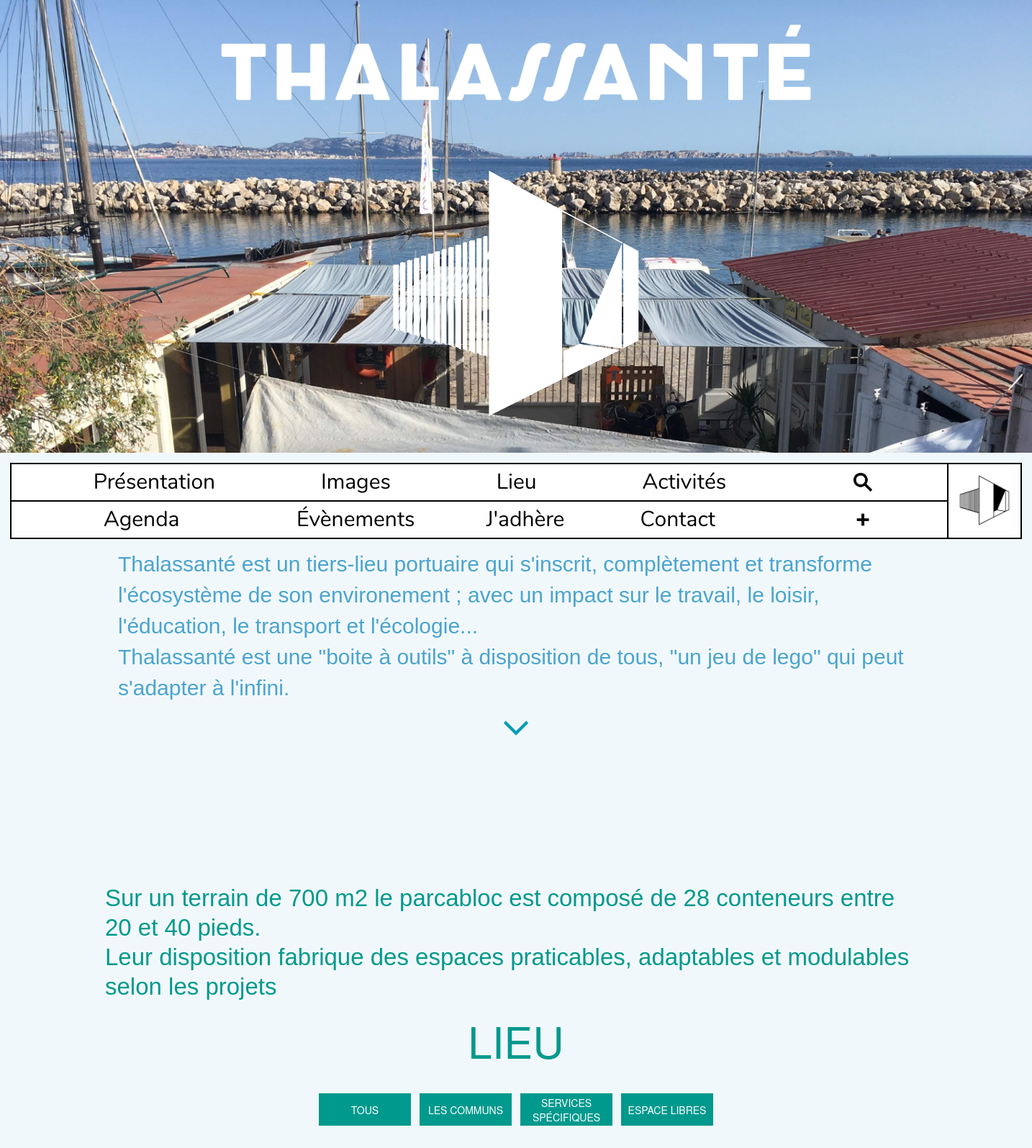
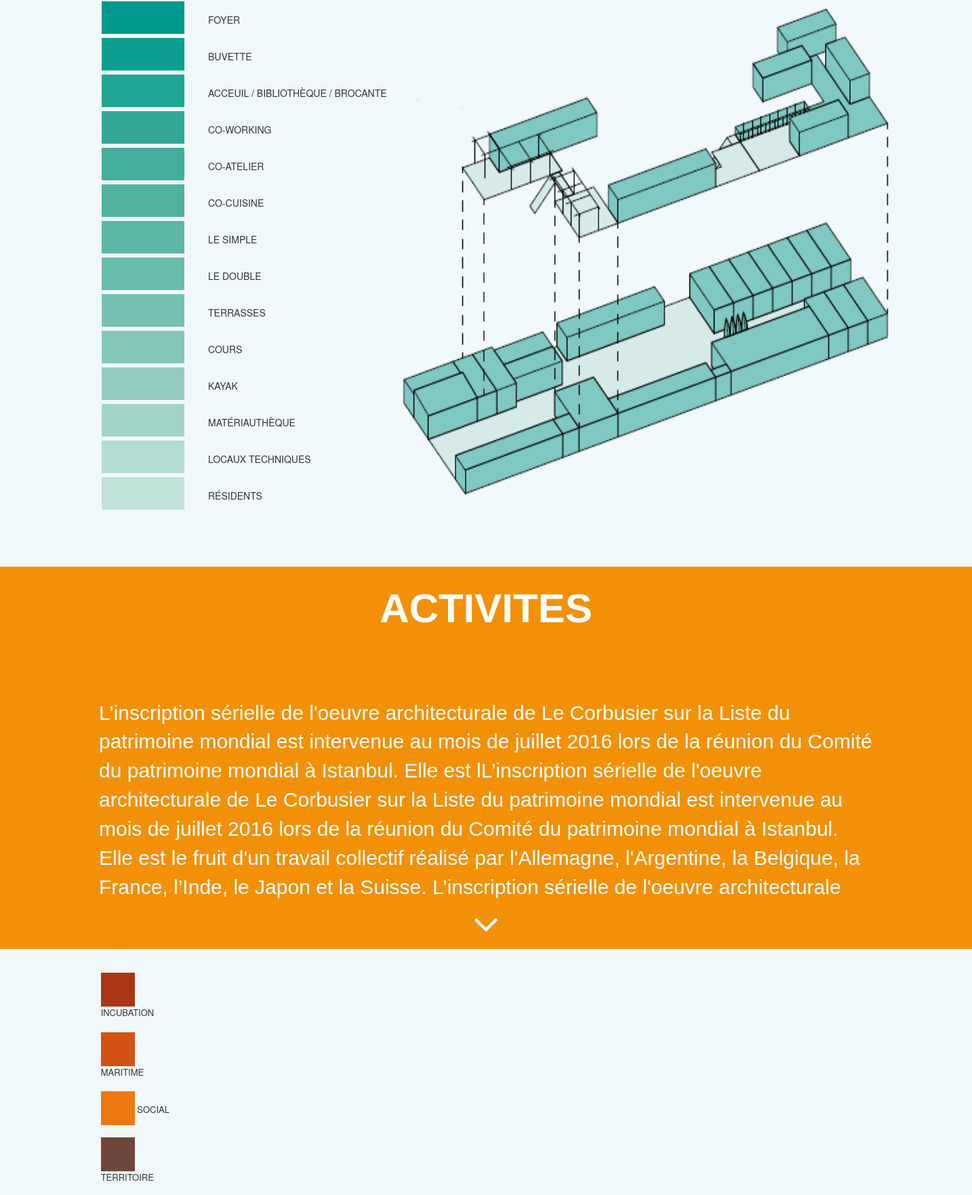
The page / (upper part) on the database its author committed (2 pictures, top to bottom).
### tables this page shows
CREATE TABLE IF NOT EXISTS `lieu` (
  `id` int(11) NOT NULL AUTO_INCREMENT,
  `block` varchar(255) NOT NULL,
  `tous` tinyint(1) NOT NULL,
  `communs` tinyint(1) NOT NULL,
  `service` tinyint(1) NOT NULL,
  `libre` tinyint(1) NOT NULL,
  `sous-titre` varchar(255) NOT NULL,
  `texte` varchar(500) NOT NULL,
  `image` varchar(255) NOT NULL,
  `plan` varchar(255) NOT NULL,
  PRIMARY KEY (`id`)
);

### source/oc-fonction-php/oc-fonction-lieu.php (the view, shortened to what this page needs)
<?php
function nom_block1()
{
	$connexion=mysqli_connect("localhost","root","","thalassante");
	mysqli_set_charset($connexion,"utf8");
	$requette_nom = "SELECT block FROM lieu WHERE id = 1";
	$envoi_requette = mysqli_query($connexion,$requette_nom);
	$nom = mysqli_fetch_all($envoi_requette);
	echo $nom[0][0];
}
function nom_block2()
{
	$connexion=mysqli_connect("localhost","root","","thalassante");
	mysqli_set_charset($connexion,"utf8");
	$requette_nom = "SELECT block FROM lieu WHERE id = 2";
	$envoi_requette = mysqli_query($connexion,$requette_nom);
	$nom = mysqli_fetch_all($envoi_requette);
	echo $nom[0][0];
}
function nom_block3()
{
	$connexion=mysqli_connect("localhost","root","","thalassante");
	mysqli_set_charset($connexion,"utf8");
	$requette_nom = "SELECT block FROM lieu WHERE id = 3";
	$envoi_requette = mysqli_query($connexion,$requette_nom);
	$nom = mysqli_fetch_all($envoi_requette);
	echo $nom[0][0];
}
function nom_block4()
{
	$connexion=mysqli_connect("localhost","root","","thalassante");
	mysqli_set_charset($connexion,"utf8");
	$requette_nom = "SELECT block FROM lieu WHERE id = 4";
	$envoi_requette = mysqli_query($connexion,$requette_nom);
	$nom = mysqli_fetch_all($envoi_requette);
	echo $nom[0][0];
}
function nom_block5()
{
	$connexion=mysqli_connect("localhost","root","","thalassante");
	mysqli_set_charset($connexion,"utf8");
	$requette_nom = "SELECT block FROM lieu WHERE id = 5";
	$envoi_requette = mysqli_query($connexion,$requette_nom);
	$nom = mysqli_fetch_all($envoi_requette);
	echo $nom[0][0];
}
function nom_block6()
{
	$connexion=mysqli_connect("localhost","root","","thalassante");
	mysqli_set_charset($connexion,"utf8");
	$requette_nom = "SELECT block FROM lieu WHERE id = 6";
	$envoi_requette = mysqli_query($connexion,$requette_nom);
	$nom = mysqli_fetch_all($envoi_requette);
	echo $nom[0][0];
}
function nom_block7()
{
	$connexion=mysqli_connect("localhost","root","","thalassante");
	mysqli_set_charset($connexion,"utf8");
	$requette_nom = "SELECT block FROM lieu WHERE id = 7";
	$envoi_requette = mysqli_query($connexion,$requette_nom);
	$nom = mysqli_fetch_all($envoi_requette);
	echo $nom[0][0];
}
function nom_block8()
{
	$connexion=mysqli_connect("localhost","root","","thalassante");
	mysqli_set_charset($connexion,"utf8");
	$requette_nom = "SELECT block FROM lieu WHERE id = 8";
	$envoi_requette = mysqli_query($connexion,$requette_nom);
	$nom = mysqli_fetch_all($envoi_requette);
	echo $nom[0][0];
}
function nom_block9()
{
	$connexion=mysqli_connect("localhost","root","","thalassante");
	mysqli_set_charset($connexion,"utf8");
	$requette_nom = "SELECT block FROM lieu WHERE id = 9";
	$envoi_requette = mysqli_query($connexion,$requette_nom);
	$nom = mysqli_fetch_all($envoi_requette);
	echo $nom[0][0];
}
function nom_block10()
{
	$connexion=mysqli_connect("localhost","root","","thalassante");
	$requette_nom = "SELECT block FROM lieu WHERE id = 10";
	$envoi_requette = mysqli_query($connexion,$requette_nom);
	$nom = mysqli_fetch_all($envoi_requette);
	echo $nom[0][0];
}
function nom_block11()
{
	$connexion=mysqli_connect("localhost","root","","thalassante");
	mysqli_set_charset($connexion,"utf8");
	$requette_nom = "SELECT block FROM lieu WHERE id = 11";
	$envoi_requette = mysqli_query($connexion,$requette_nom);
	$nom = mysqli_fetch_all($envoi_requette);
	echo $nom[0][0];
}
function nom_block12()
{
	$connexion=mysqli_connect("localhost","root","","thalassante");
	mysqli_set_charset($connexion,"utf8");
	$requette_nom = "SELECT block FROM lieu WHERE id = 12";
	$envoi_requette = mysqli_query($connexion,$requette_nom);
	$nom = mysqli_fetch_all($envoi_requette);
	echo $nom[0][0];
}
function nom_block13()
{
	$connexion=mysqli_connect("localhost","root","","thalassante");
	mysqli_set_charset($connexion,"utf8");
	$requette_nom = "SELECT block FROM lieu WHERE id = 13";
	$envoi_requette = mysqli_query($connexion,$requette_nom);
	$nom = mysqli_fetch_all($envoi_requette);
	echo $nom[0][0];
}
function nom_block14()
{
	$connexion=mysqli_connect("localhost","root","","thalassante");
	mysqli_set_charset($connexion,"utf8");
	$requette_nom = "SELECT block FROM lieu WHERE id = 14";
	$envoi_requette = mysqli_query($connexion,$requette_nom);
	$nom = mysqli_fetch_all($envoi_requette);
	echo $nom[0][0];
}
?>

### rows shown on the page
lieu: block "FOYER"
lieu: block "BUVETTE"
lieu: block "ACCEUIL / BIBLIOTHÈQUE / BROCANTE"
lieu: block "CO-WORKING"
lieu: block "CO-ATELIER"
lieu: block "CO-CUISINE"
lieu: block "LE SIMPLE"
lieu: block "LE DOUBLE"
lieu: block "TERRASSES"
lieu: block "COURS"
lieu: block "KAYAK"
lieu: block "MATÉRIAUTHÈQUE"
lieu: block "LOCAUX TECHNIQUES"
lieu: block "RÉSIDENTS"
